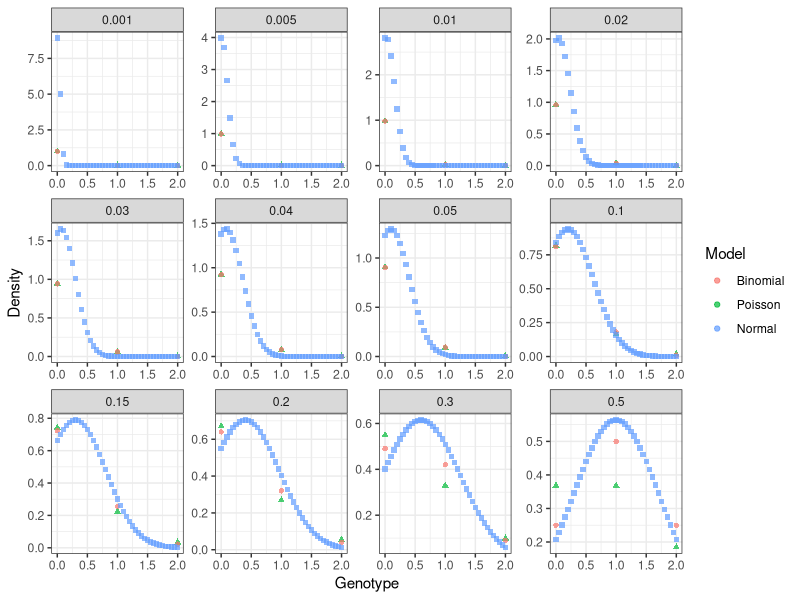

R code for this plot:
## ---- chunk 1
library(ggplot2)
library(dplyr)
library(tidyr)

ps = c(.001, .005, .01, .02, .03, .04, .05, .1, .15, .2, .3, .5)
df = data.frame()
for(p in ps){
  x = seq(0, 2, .05)
  row_df = data.frame(x=x, 
                      p=rep(p, length(x)), 
                      Poisson=dpois(x, lambda=2*p),
                      Binomial=dbinom(x, size=2, prob=p),
                      Normal=dnorm(x, mean=2*p, sd=sqrt(2*p*(1-p))))
  df = bind_rows(df, row_df)
  df = df %>% 
       mutate(Poisson=ifelse(Poisson==0, NA, Poisson), 
              Binomial=ifelse(Binomial==0, NA, Binomial))
}

gath_df = df %>% gather(variable, value, -p, -x)

p_dens = ggplot(gath_df, aes(x=x, y=value, 
                color=factor(variable, levels=c("Binomial", "Poisson", "Normal")),
                shape=factor(variable, levels=c("Binomial", "Poisson", "Normal")))) + 
         geom_point(alpha=.7) + 
         facet_wrap(~p, scales="free") +
         labs(color="Model") + 
         guides(shape=FALSE) + 
         theme_bw() + 
         xlab("Genotype") + 
         ylab("Density")
p_dens
